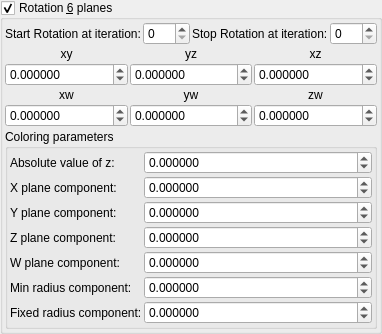
    <widget class="MyGroupBox" name="groupCheck_transf_function_enabledR_false">
     <property name="toolTip">
      <string/>
     </property>
     <property name="title">
      <string>Rotation &amp;6 planes</string>
     </property>
     <property name="checkable">
      <bool>true</bool>
     </property>
     <layout class="QVBoxLayout" name="verticalLayout_31" stretch="0,0,0,0">
      <property name="spacing">
       <number>2</number>
      </property>
      <property name="leftMargin">
       <number>2</number>
      </property>
      <property name="topMargin">
       <number>2</number>
      </property>
      <property name="rightMargin">
       <number>2</number>
      </property>
      <property name="bottomMargin">
       <number>2</number>
      </property>
      <item>
       <layout class="QGridLayout" name="gridLayout_66">
        <property name="spacing">
         <number>2</number>
        </property>
        <item row="0" column="3">
         <widget class="MySpinBox" name="spinboxInt_transf_stop_iterations_R">
          <property name="sizePolicy">
           <sizepolicy hsizetype="Minimum" vsizetype="Maximum">
            <horstretch>0</horstretch>
            <verstretch>0</verstretch>
           </sizepolicy>
          </property>
          <property name="maximum">
           <number>999</number>
          </property>
         </widget>
        </item>
        <item row="0" column="2">
         <widget class="QLabel" name="label_248">
          <property name="text">
           <string>Stop Rotation at iteration:</string>
          </property>
         </widget>
        </item>
        <item row="0" column="0">
         <widget class="QLabel" name="label_249">
          <property name="text">
           <string>Start Rotation at iteration:</string>
          </property>
         </widget>
        </item>
        <item row="0" column="1">
         <widget class="MySpinBox" name="spinboxInt_transf_start_iterations_R">
          <property name="sizePolicy">
           <sizepolicy hsizetype="Minimum" vsizetype="Maximum">
            <horstretch>0</horstretch>
            <verstretch>0</verstretch>
           </sizepolicy>
          </property>
          <property name="maximum">
           <number>999</number>
          </property>
         </widget>
        </item>
       </layout>
      </item>
      <item>
       <layout class="QGridLayout" name="gridLayout_11">
        <property name="spacing">
         <number>2</number>
        </property>
        <item row="1" column="0">
         <widget class="QLabel" name="label_40">
          <property name="text">
           <string notr="true">xy</string>
          </property>
          <property name="alignment">
           <set>Qt::AlignCenter</set>
          </property>
         </widget>
        </item>
        <item row="2" column="2">
         <widget class="MyDoubleSpinBox" name="spinboxd3_transf_rotation44a_z">
          <property name="sizePolicy">
           <sizepolicy hsizetype="Minimum" vsizetype="Maximum">
            <horstretch>0</horstretch>
            <verstretch>0</verstretch>
           </sizepolicy>
          </property>
          <property name="prefix">
           <string/>
          </property>
          <property name="suffix">
           <string/>
          </property>
          <property name="decimals">
           <number>6</number>
          </property>
          <property name="minimum">
           <double>-180.000000000000000</double>
          </property>
          <property name="maximum">
           <double>180.000000000000000</double>
          </property>
          <property name="singleStep">
           <double>1.000000000000000</double>
          </property>
         </widget>
        </item>
        <item row="1" column="2">
         <widget class="QLabel" name="label_37">
          <property name="text">
           <string notr="true">xz</string>
          </property>
          <property name="alignment">
           <set>Qt::AlignCenter</set>
          </property>
         </widget>
        </item>
        <item row="2" column="0">
         <widget class="MyDoubleSpinBox" name="spinboxd3_transf_rotation44a_x">
          <property name="sizePolicy">
           <sizepolicy hsizetype="Minimum" vsizetype="Maximum">
            <horstretch>0</horstretch>
            <verstretch>0</verstretch>
           </sizepolicy>
          </property>
          <property name="prefix">
           <string/>
          </property>
          <property name="suffix">
           <string/>
          </property>
          <property name="decimals">
           <number>6</number>
          </property>
          <property name="minimum">
           <double>-180.000000000000000</double>
          </property>
          <property name="maximum">
           <double>180.000000000000000</double>
          </property>
          <property name="singleStep">
           <double>1.000000000000000</double>
          </property>
         </widget>
        </item>
        <item row="2" column="1">
         <widget class="MyDoubleSpinBox" name="spinboxd3_transf_rotation44a_y">
          <property name="sizePolicy">
           <sizepolicy hsizetype="Minimum" vsizetype="Maximum">
            <horstretch>0</horstretch>
            <verstretch>0</verstretch>
           </sizepolicy>
          </property>
          <property name="prefix">
           <string/>
          </property>
          <property name="suffix">
           <string/>
          </property>
          <property name="decimals">
           <number>6</number>
          </property>
          <property name="minimum">
           <double>-180.000000000000000</double>
          </property>
          <property name="maximum">
           <double>180.000000000000000</double>
          </property>
          <property name="singleStep">
           <double>1.000000000000000</double>
          </property>
         </widget>
        </item>
        <item row="1" column="1">
         <widget class="QLabel" name="label_38">
          <property name="text">
           <string notr="true">yz</string>
          </property>
          <property name="alignment">
           <set>Qt::AlignCenter</set>
          </property>
         </widget>
        </item>
       </layout>
      </item>
      <item>
       <layout class="QGridLayout" name="gridLayout_14">
        <property name="spacing">
         <number>2</number>
        </property>
        <item row="2" column="0">
         <widget class="MyDoubleSpinBox" name="spinboxd3_transf_rotation44b_x">
          <property name="sizePolicy">
           <sizepolicy hsizetype="Minimum" vsizetype="Maximum">
            <horstretch>0</horstretch>
            <verstretch>0</verstretch>
           </sizepolicy>
          </property>
          <property name="prefix">
           <string/>
          </property>
          <property name="suffix">
           <string/>
          </property>
          <property name="decimals">
           <number>6</number>
          </property>
          <property name="minimum">
           <double>-180.000000000000000</double>
          </property>
          <property name="maximum">
           <double>180.000000000000000</double>
          </property>
          <property name="singleStep">
           <double>1.000000000000000</double>
          </property>
         </widget>
        </item>
        <item row="2" column="1">
         <widget class="MyDoubleSpinBox" name="spinboxd3_transf_rotation44b_y">
          <property name="sizePolicy">
           <sizepolicy hsizetype="Minimum" vsizetype="Maximum">
            <horstretch>0</horstretch>
            <verstretch>0</verstretch>
           </sizepolicy>
          </property>
          <property name="prefix">
           <string/>
          </property>
          <property name="suffix">
           <string/>
          </property>
          <property name="decimals">
           <number>6</number>
          </property>
          <property name="minimum">
           <double>-180.000000000000000</double>
          </property>
          <property name="maximum">
           <double>180.000000000000000</double>
          </property>
          <property name="singleStep">
           <double>1.000000000000000</double>
          </property>
         </widget>
        </item>
        <item row="2" column="2">
         <widget class="MyDoubleSpinBox" name="spinboxd3_transf_rotation44b_z">
          <property name="sizePolicy">
           <sizepolicy hsizetype="Minimum" vsizetype="Maximum">
            <horstretch>0</horstretch>
            <verstretch>0</verstretch>
           </sizepolicy>
          </property>
          <property name="prefix">
           <string/>
          </property>
          <property name="suffix">
           <string/>
          </property>
          <property name="decimals">
           <number>6</number>
          </property>
          <property name="minimum">
           <double>-180.000000000000000</double>
          </property>
          <property name="maximum">
           <double>180.000000000000000</double>
          </property>
          <property name="singleStep">
           <double>1.000000000000000</double>
          </property>
         </widget>
        </item>
        <item row="1" column="2">
         <widget class="QLabel" name="label_48">
          <property name="text">
           <string notr="true">zw</string>
          </property>
          <property name="alignment">
           <set>Qt::AlignCenter</set>
          </property>
         </widget>
        </item>
        <item row="1" column="1">
         <widget class="QLabel" name="label_49">
          <property name="text">
           <string notr="true">yw</string>
          </property>
          <property name="alignment">
           <set>Qt::AlignCenter</set>
          </property>
         </widget>
        </item>
        <item row="1" column="0">
         <widget class="QLabel" name="label_50">
          <property name="text">
           <string notr="true">xw</string>
          </property>
          <property name="alignment">
           <set>Qt::AlignCenter</set>
          </property>
         </widget>
        </item>
       </layout>
      </item>
      <item>
       <widget class="QGroupBox" name="groupBox">
        <property name="title">
         <string>Coloring parameters</string>
        </property>
        <layout class="QVBoxLayout" name="verticalLayout_5">
         <property name="leftMargin">
          <number>2</number>
         </property>
         <property name="topMargin">
          <number>2</number>
         </property>
         <property name="rightMargin">
          <number>2</number>
         </property>
         <property name="bottomMargin">
          <number>2</number>
         </property>
         <item>
          <layout class="QGridLayout" name="gridLayout_4" columnstretch="0,1">
           <property name="spacing">
            <number>2</number>
           </property>
           <item row="3" column="1">
            <widget class="MyDoubleSpinBox" name="spinbox4_mandelbox_color_4D_z">
             <property name="sizePolicy">
              <sizepolicy hsizetype="Minimum" vsizetype="Maximum">
               <horstretch>0</horstretch>
               <verstretch>0</verstretch>
              </sizepolicy>
             </property>
             <property name="prefix">
              <string/>
             </property>
             <property name="suffix">
              <string/>
             </property>
             <property name="decimals">
              <number>6</number>
             </property>
             <property name="minimum">
              <double>-100.000000000000000</double>
             </property>
             <property name="maximum">
              <double>100.000000000000000</double>
             </property>
             <property name="singleStep">
              <double>0.100000000000000</double>
             </property>
            </widget>
           </item>
           <item row="6" column="1">
            <widget class="MyDoubleSpinBox" name="spinbox_mandelbox_color_Sp2">
             <property name="sizePolicy">
              <sizepolicy hsizetype="Minimum" vsizetype="Maximum">
               <horstretch>0</horstretch>
               <verstretch>0</verstretch>
              </sizepolicy>
             </property>
             <property name="prefix">
              <string/>
             </property>
             <property name="suffix">
              <string/>
             </property>
             <property name="decimals">
              <number>6</number>
             </property>
             <property name="minimum">
              <double>-100.000000000000000</double>
             </property>
             <property name="maximum">
              <double>100.000000000000000</double>
             </property>
             <property name="singleStep">
              <double>0.100000000000000</double>
             </property>
            </widget>
           </item>
           <item row="5" column="0">
            <widget class="QLabel" name="label_28">
             <property name="text">
              <string>Min radius component:</string>
             </property>
            </widget>
           </item>
           <item row="1" column="0">
            <widget class="QLabel" name="label_25">
             <property name="text">
              <string>X plane component:</string>
             </property>
            </widget>
           </item>
           <item row="5" column="1">
            <widget class="MyDoubleSpinBox" name="spinbox_mandelbox_color_Sp1">
             <property name="sizePolicy">
              <sizepolicy hsizetype="Minimum" vsizetype="Maximum">
               <horstretch>0</horstretch>
               <verstretch>0</verstretch>
              </sizepolicy>
             </property>
             <property name="prefix">
              <string/>
             </property>
             <property name="suffix">
              <string/>
             </property>
             <property name="decimals">
              <number>6</number>
             </property>
             <property name="minimum">
              <double>-100.000000000000000</double>
             </property>
             <property name="maximum">
              <double>100.000000000000000</double>
             </property>
             <property name="singleStep">
              <double>0.100000000000000</double>
             </property>
            </widget>
           </item>
           <item row="2" column="0">
            <widget class="QLabel" name="label_26">
             <property name="text">
              <string>Y plane component:</string>
             </property>
            </widget>
           </item>
           <item row="2" column="1">
            <widget class="MyDoubleSpinBox" name="spinbox4_mandelbox_color_4D_y">
             <property name="sizePolicy">
              <sizepolicy hsizetype="Minimum" vsizetype="Maximum">
               <horstretch>0</horstretch>
               <verstretch>0</verstretch>
              </sizepolicy>
             </property>
             <property name="prefix">
              <string/>
             </property>
             <property name="suffix">
              <string/>
             </property>
             <property name="decimals">
              <number>6</number>
             </property>
             <property name="minimum">
              <double>-100.000000000000000</double>
             </property>
             <property name="maximum">
              <double>100.000000000000000</double>
             </property>
             <property name="singleStep">
              <double>0.100000000000000</double>
             </property>
            </widget>
           </item>
           <item row="3" column="0">
            <widget class="QLabel" name="label_27">
             <property name="text">
              <string>Z plane component:</string>
             </property>
            </widget>
           </item>
           <item row="4" column="1">
            <widget class="MyDoubleSpinBox" name="spinbox4_mandelbox_color_4D_w">
             <property name="sizePolicy">
              <sizepolicy hsizetype="Minimum" vsizetype="Maximum">
               <horstretch>0</horstretch>
               <verstretch>0</verstretch>
              </sizepolicy>
             </property>
             <property name="prefix">
              <string/>
             </property>
             <property name="suffix">
              <string/>
             </property>
             <property name="decimals">
              <number>6</number>
             </property>
             <property name="minimum">
              <double>-100.000000000000000</double>
             </property>
             <property name="maximum">
              <double>100.000000000000000</double>
             </property>
             <property name="singleStep">
              <double>0.100000000000000</double>
             </property>
            </widget>
           </item>
           <item row="4" column="0">
            <widget class="QLabel" name="label_30">
             <property name="text">
              <string>W plane component:</string>
             </property>
            </widget>
           </item>
           <item row="6" column="0">
            <widget class="QLabel" name="label_29">
             <property name="text">
              <string>Fixed radius component:</string>
             </property>
            </widget>
           </item>
           <item row="0" column="0">
            <widget class="QLabel" name="label_24">
             <property name="text">
              <string>Absolute value of z:</string>
             </property>
            </widget>
           </item>
           <item row="0" column="1">
            <widget class="MyDoubleSpinBox" name="spinbox_mandelbox_color_R">
             <property name="sizePolicy">
              <sizepolicy hsizetype="Minimum" vsizetype="Maximum">
               <horstretch>0</horstretch>
               <verstretch>0</verstretch>
              </sizepolicy>
             </property>
             <property name="prefix">
              <string/>
             </property>
             <property name="suffix">
              <string/>
             </property>
             <property name="decimals">
              <number>6</number>
             </property>
             <property name="minimum">
              <double>-100.000000000000000</double>
             </property>
             <property name="maximum">
              <double>100.000000000000000</double>
             </property>
             <property name="singleStep">
              <double>0.100000000000000</double>
             </property>
            </widget>
           </item>
           <item row="1" column="1">
            <widget class="MyDoubleSpinBox" name="spinbox4_mandelbox_color_4D_x">
             <property name="sizePolicy">
              <sizepolicy hsizetype="Minimum" vsizetype="Maximum">
               <horstretch>0</horstretch>
               <verstretch>0</verstretch>
              </sizepolicy>
             </property>
             <property name="prefix">
              <string/>
             </property>
             <property name="suffix">
              <string/>
             </property>
             <property name="decimals">
              <number>6</number>
             </property>
             <property name="minimum">
              <double>-100.000000000000000</double>
             </property>
             <property name="maximum">
              <double>100.000000000000000</double>
             </property>
             <property name="singleStep">
              <double>0.100000000000000</double>
             </property>
            </widget>
           </item>
          </layout>
         </item>
        </layout>
       </widget>
      </item>
     </layout>
    </widget>
